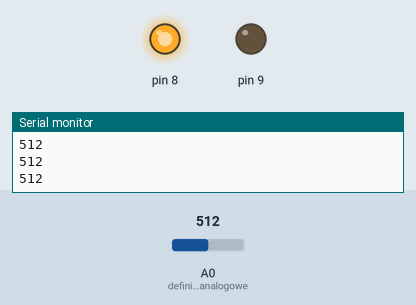
Bench run of a sketch on a simulated Arduino Uno, built with avr-gcc and run on an emulated ATmega328P. On the bench: output pins drawn as LEDs (lit = HIGH), the last lines printed to the serial monitor. Inputs (shaded band) come from the test bench; at power-on: A0 (definicja_portu_analogowe) = 512.

Above: at 1.2 s.
1.3 s: A0 (definicja_portu_analogowe) set to 7
2.8 s: A0 (definicja_portu_analogowe) set to 4
At 4.2 s:
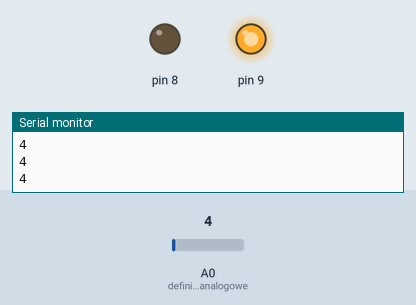
4.5 s: A0 (definicja_portu_analogowe) set to 122
At 5.4 s:
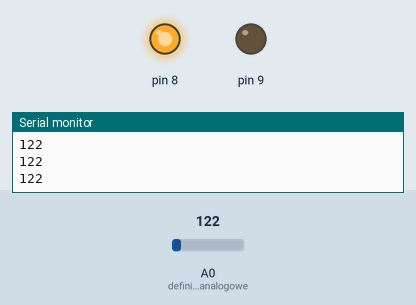
6.0 s: A0 (definicja_portu_analogowe) set to 0
At 6.6 s:
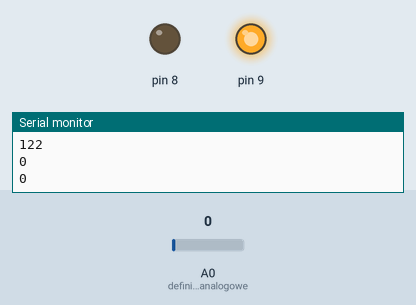
Timing chart, 0 to 8.5 s (numbered marks = the images above; inputs shaded):
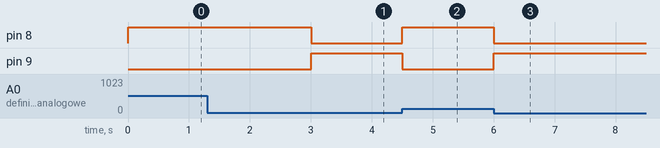

Measured:
- the behaviour switches between 6 and 5 on A0 (definicja_portu_analogowe) (found by bisection; images 0 and 1)
- after the input at 2.8 s, pin 8: HIGH → LOW after 0.20 s; pin 9: LOW → HIGH after 0.20 s
- after the input at 4.5 s, pin 8: LOW → HIGH at once; pin 9: HIGH → LOW at once
- after the input at 6.0 s, pin 8: HIGH → LOW at once; pin 9: LOW → HIGH at once

The sketch:

Przyklad_3.3_samodzielny.ino
```cpp
int j = 0;
void setup()
{
pinMode (A0, INPUT);// definicja portu analogowego A0 jako wejścia
pinMode (8, OUTPUT);
pinMode (9, OUTPUT);
Serial.begin(9600);
}

void loop()       // główna pętla programu
{
j = analogRead(A0); //przypisanie zmiennej „j” wartości odczytanej z wejścia analogowego 0
Serial.println(j); // wysłanie wartości "j" do monitora szeregowego
if(j>5)
{
  digitalWrite(8,HIGH);
  digitalWrite(9,LOW);
}
else
{
  digitalWrite(9,HIGH);
  digitalWrite(8,LOW);
}
delay(300);//odczekanie 300 milisekund
}
```
